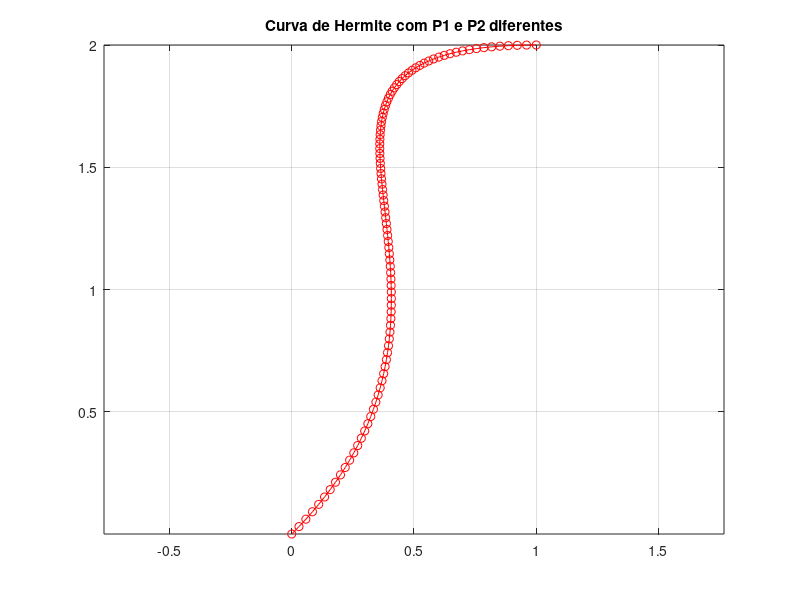
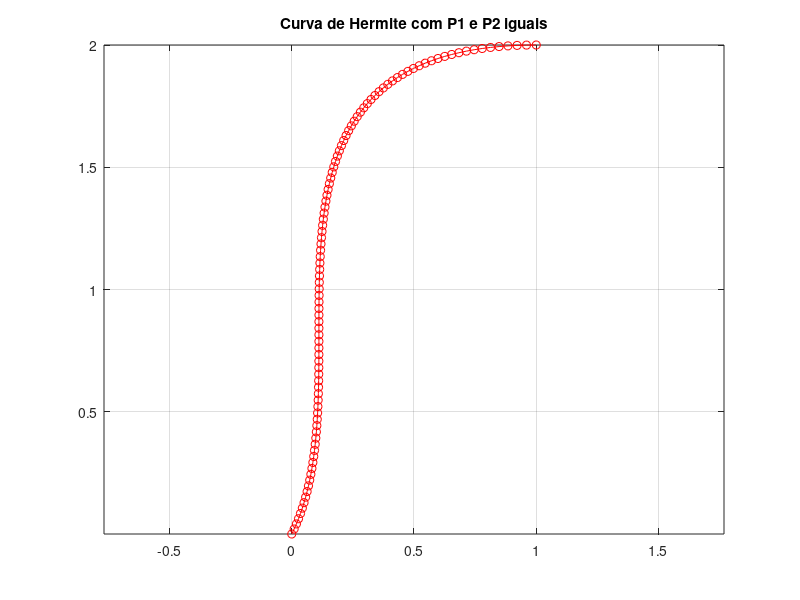
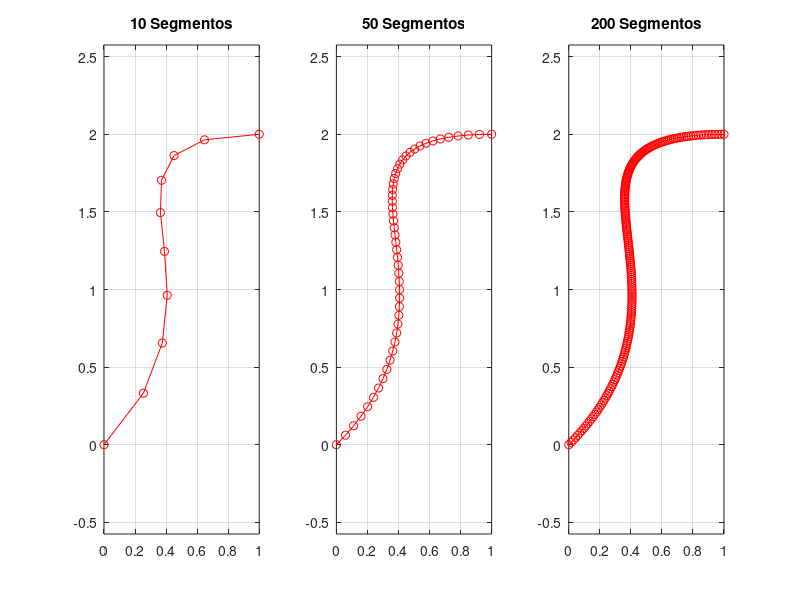

The MATLAB source for these figures, in order:
function hermite_curve_demo()
    % Exemplo 1: Curva de Hermite com P1 e P2 diferentes
    P0 = [0, 0];
    P1 = [1, 2];
    P2 = [3, 3];
    P3 = [4, 0];
    num_segments = 100;
    
    figure;
    rasterize_hermite_curve(P0, P1, P2, P3, num_segments);
    title('Curva de Hermite com P1 e P2 diferentes');

    % Exemplo 2: Curva de Hermite com P1 e P2 iguais
    P0 = [0, 0];
    P1 = [1, 2];
    P2 = [1, 2];
    P3 = [4, 0];
    
    figure;
    rasterize_hermite_curve(P0, P1, P2, P3, num_segments);
    title('Curva de Hermite com P1 e P2 iguais');
    
    % Exemplo 3: Curva de Hermite com diferentes números de segmentos
    P0 = [0, 0];
    P1 = [1, 2];
    P2 = [3, 3];
    P3 = [4, 0];
    num_segments_1 = 10;
    num_segments_2 = 50;
    num_segments_3 = 200;

    figure;
    subplot(1, 3, 1);
    rasterize_hermite_curve(P0, P1, P2, P3, num_segments_1);
    title('10 Segmentos');

    subplot(1, 3, 2);
    rasterize_hermite_curve(P0, P1, P2, P3, num_segments_2);
    title('50 Segmentos');

    subplot(1, 3, 3);
    rasterize_hermite_curve(P0, P1, P2, P3, num_segments_3);
    title('200 Segmentos');
end

function rasterize_hermite_curve(P0, P1, P2, P3, num_segments)
    t_values = linspace(0, 1, num_segments);
    x_values = zeros(1, num_segments);
    y_values = zeros(1, num_segments);

    for i = 1:num_segments
        t = t_values(i);
        [x, y] = hermite_curve(P0, P1, P2, P3, t);
        x_values(i) = x;
        y_values(i) = y;
    end

    plot(x_values, y_values, 'ro-');
    axis equal;
    grid on;
end

function [x, y] = hermite_curve(P0, P1, P2, P3, t)
    % Coeficientes do polinômio de Hermite
    H0 = 2*t^3 - 3*t^2 + 1;
    H1 = -2*t^3 + 3*t^2;
    H2 = t^3 - 2*t^2 + t;
    H3 = t^3 - t^2;

    % Calcular as coordenadas x e y da curva
    x = H0*P0(1) + H1*P1(1) + H2*P2(1) + H3*P3(1);
    y = H0*P0(2) + H1*P1(2) + H2*P2(2) + H3*P3(2);
end

% Chamar a função de demonstração
hermite_curve_demo();
